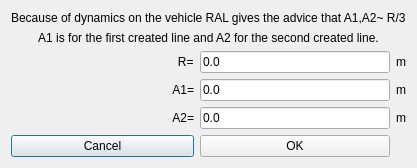
<?xml version="1.0" encoding="UTF-8"?>
<ui version="4.0">
 <class>CreateLineClothoidArcClothoidLine</class>
 <widget class="QDialog" name="CreateLineClothoidArcClothoidLine">
  <property name="geometry">
   <rect>
    <x>0</x>
    <y>0</y>
    <width>375</width>
    <height>157</height>
   </rect>
  </property>
  <property name="windowTitle">
   <string>Create-Line-Clothoid-Arc-Clothoid-Line</string>
  </property>
  <layout class="QGridLayout" name="gridLayout">
   <item row="4" column="1">
    <widget class="QLineEdit" name="lineEdit_A2">
     <property name="text">
      <string>0.0</string>
     </property>
    </widget>
   </item>
   <item row="0" column="0" colspan="3">
    <widget class="QLabel" name="label">
     <property name="text">
      <string>Because of dynamics on the vehicle RAL gives the advice that A1,A2~ R/3</string>
     </property>
    </widget>
   </item>
   <item row="3" column="2">
    <widget class="QLabel" name="label_6">
     <property name="text">
      <string>m</string>
     </property>
    </widget>
   </item>
   <item row="5" column="0">
    <widget class="QPushButton" name="pushButtonCancel">
     <property name="text">
      <string>Cancel</string>
     </property>
    </widget>
   </item>
   <item row="2" column="1">
    <widget class="QLineEdit" name="lineEdit_R">
     <property name="text">
      <string>0.0</string>
     </property>
    </widget>
   </item>
   <item row="3" column="0">
    <widget class="QLabel" name="label_4">
     <property name="text">
      <string>A1=</string>
     </property>
     <property name="alignment">
      <set>Qt::AlignRight|Qt::AlignTrailing|Qt::AlignVCenter</set>
     </property>
    </widget>
   </item>
   <item row="4" column="0">
    <widget class="QLabel" name="label_3">
     <property name="text">
      <string>A2=</string>
     </property>
     <property name="alignment">
      <set>Qt::AlignRight|Qt::AlignTrailing|Qt::AlignVCenter</set>
     </property>
    </widget>
   </item>
   <item row="3" column="1">
    <widget class="QLineEdit" name="lineEdit_A1">
     <property name="text">
      <string>0.0</string>
     </property>
    </widget>
   </item>
   <item row="2" column="2">
    <widget class="QLabel" name="label_5">
     <property name="text">
      <string>m</string>
     </property>
    </widget>
   </item>
   <item row="1" column="0" colspan="3">
    <widget class="QLabel" name="label_9">
     <property name="text">
      <string>A1 is for the first created line and A2 for the second created line.</string>
     </property>
     <property name="alignment">
      <set>Qt::AlignCenter</set>
     </property>
    </widget>
   </item>
   <item row="5" column="1">
    <widget class="QPushButton" name="pushButtonGenerate">
     <property name="text">
      <string>OK</string>
     </property>
    </widget>
   </item>
   <item row="2" column="0">
    <widget class="QLabel" name="label_2">
     <property name="text">
      <string>                                                  R=</string>
     </property>
     <property name="alignment">
      <set>Qt::AlignCenter</set>
     </property>
    </widget>
   </item>
   <item row="4" column="2">
    <widget class="QLabel" name="label_7">
     <property name="text">
      <string>m</string>
     </property>
    </widget>
   </item>
  </layout>
 </widget>
 <resources/>
 <connections/>
</ui>
